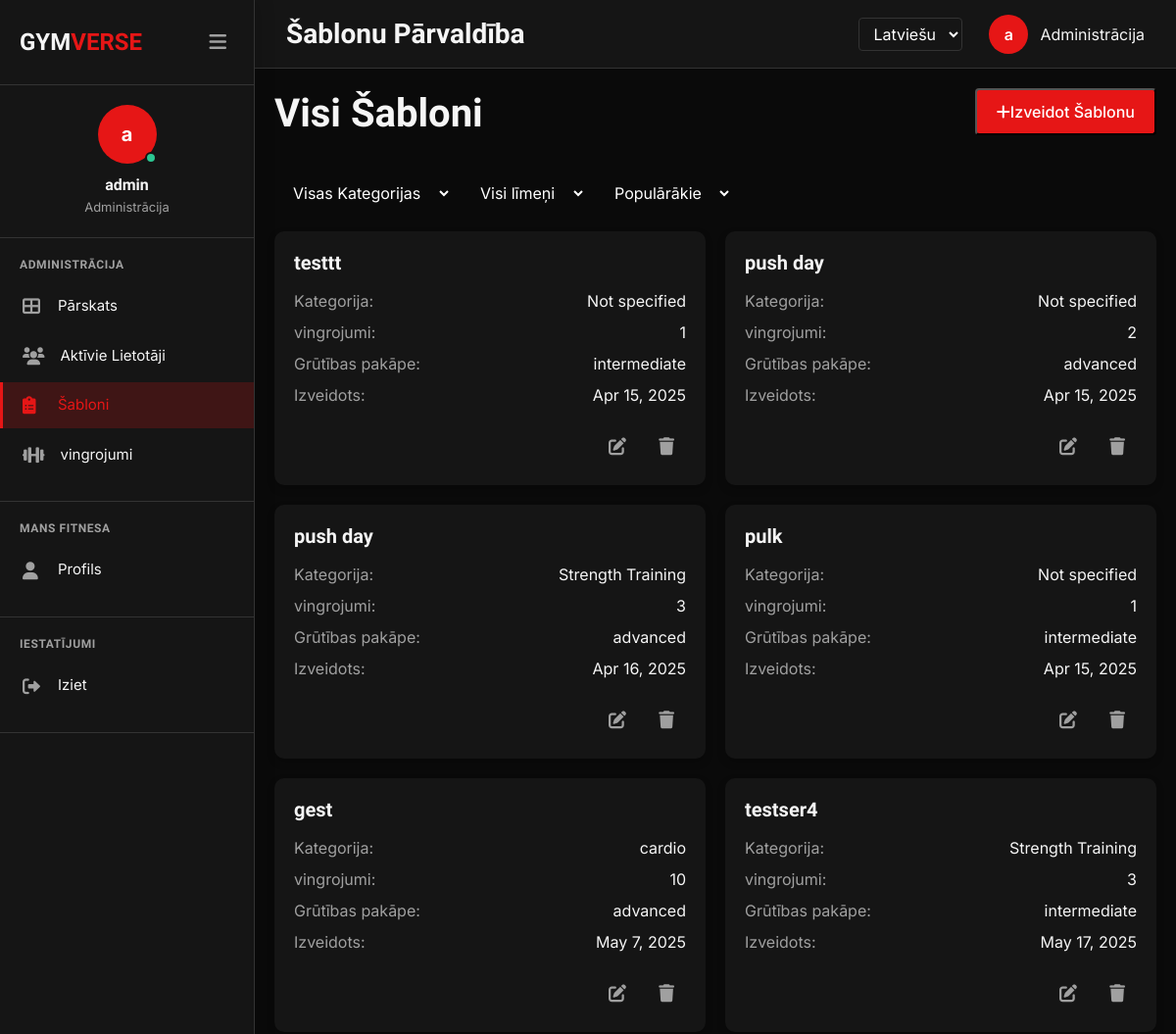
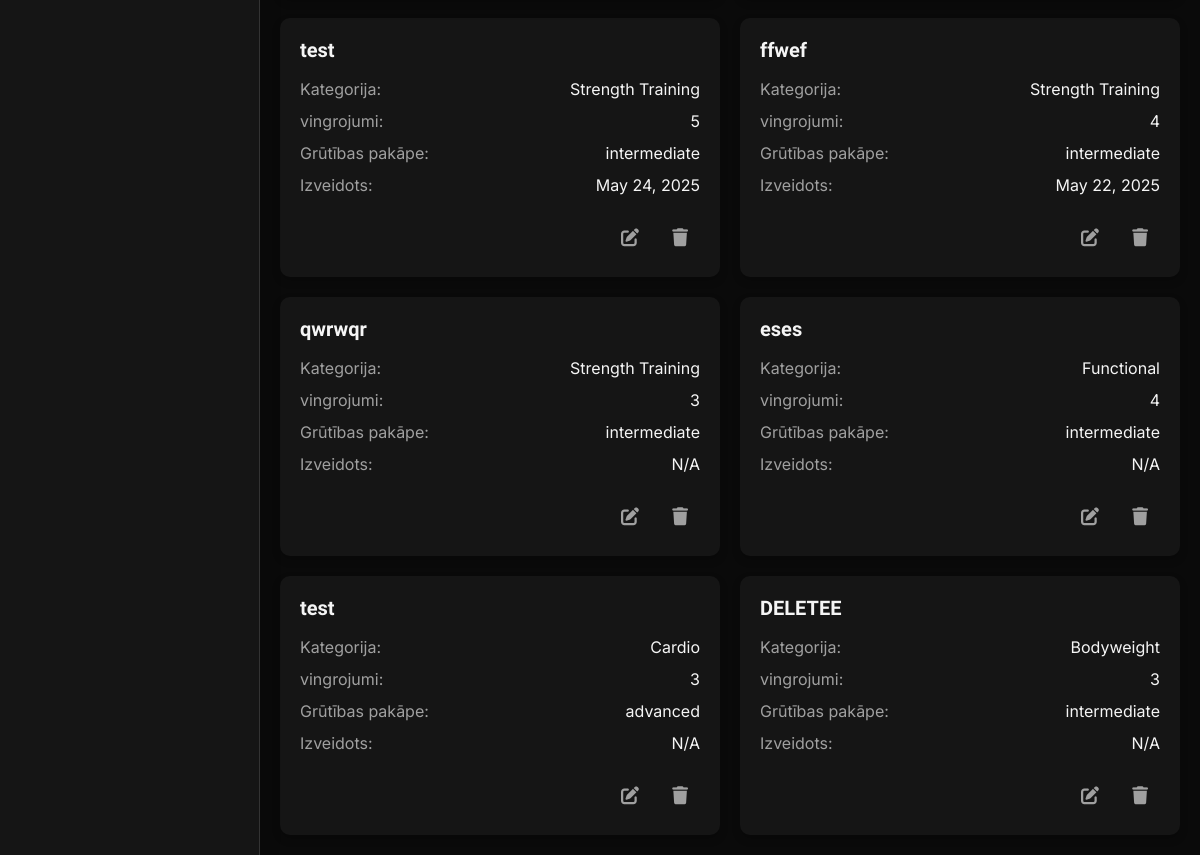
/admin/templates/index.php (signed in), run on the app's committed database (2 pictures, top to bottom).
### tables this page shows
CREATE TABLE `workout_templates` (
  `id` int NOT NULL,
  `name` varchar(255) NOT NULL,
  `description` text,
  `difficulty` varchar(50) DEFAULT NULL,
  `estimated_time` int DEFAULT NULL,
  `rest_time` float DEFAULT '1',
  `category` varchar(50) DEFAULT NULL,
  `user_id` int DEFAULT NULL,
  `created_at` datetime DEFAULT NULL,
  `updated_at` datetime DEFAULT NULL
);

### profile/languages.php (called while the page is built, shortened)
<?php
function t($key, $lang = null) {
    global $translations;
    if ($lang === null) {
        $lang = $_SESSION["language"] ?? 'en';
    }
    return $translations[$lang][$key] ?? $key;
}

### admin/templates/index.php (the view, shortened to what this page needs)
<?php
require_once dirname(__DIR__, 2) . '/assets/db_connection.php';
require_once dirname(__DIR__, 2) . '/profile/languages.php';
$templates_query = "SELECT wt.*,
                    COUNT(DISTINCT w.user_id) as user_count,
                    (SELECT COUNT(*) FROM workout_template_exercises WHERE workout_template_id = wt.id) as exercise_count
                    FROM workout_templates wt
                    LEFT JOIN workouts w ON wt.id = w.template_id
                    INNER JOIN users u ON wt.user_id = u.id
                    INNER JOIN user_roles ur ON u.id = ur.user_id
                    WHERE ur.role_id = 5
                    GROUP BY wt.id
                    ORDER BY user_count DESC";
$templates_result = $conn->query($templates_query);
$bodyClass = "admin-page";
?>
<!DOCTYPE html>
<html lang="<?php echo $_SESSION['language'] ?? 'en'; ?>">
<head>
    <link rel="stylesheet" href="https://cdnjs.cloudflare.com/ajax/libs/font-awesome/6.0.0/css/all.min.css">
    <link rel="stylesheet" href="/assets/css/normalize.css">
    <link rel="stylesheet" href="/assets/css/variables.css">
    <link rel="stylesheet" href="/assets/css/main.css">
    <link rel="stylesheet" href="/assets/css/admin-sidebar.css">
    <link rel="stylesheet" href="/admin/includes/admin-styles.css">
</head>
<body class="<?php echo $bodyClass; ?>">
    <div class="admin-wrapper">
        <?php include '../includes/admin-sidebar.php'; ?>
        <div class="main-content">
            <div class="admin-topbar">
                <h1><?php echo t('template_management'); ?></h1>
                <div class="admin-user">
                    <?php include dirname(__DIR__, 2) . '/includes/language-selector.php'; ?>
                    <div class="admin-avatar"><?php echo substr($_SESSION["username"], 0, 1); ?></div>
                    <span><?php echo t('administration'); ?></span>
                </div>
            </div>
            <div class="templates-container">
                <div class="templates-header">
                    <h2><?php echo t('all_templates'); ?></h2>
                    <button class="create-btn" id="openCreateModal">
                        <i class="fas fa-plus"></i>
                        <?php echo t('create_template'); ?>
                    </button>
                </div>
                <div class="filters">
                    <select class="filter-dropdown" id="categoryFilter">
                        <option value="all"><?php echo t('all_categories'); ?></option>
                    </select>
                    <select class="filter-dropdown" id="difficultyFilter">
                        <option value="all"><?php echo t('all_levels'); ?></option>
                    </select>
                    <select class="filter-dropdown" id="sortFilter">
                        <option value="popular"><?php echo t('most_popular'); ?></option>
                    </select>
                </div>
                <div class="templates-grid">
                    <?php
                    if ($templates_result && $templates_result->num_rows > 0) {
                        while($template = $templates_result->fetch_assoc()) {
                            $created_date = !empty($template['created_at']) ? date('M j, Y', strtotime($template['created_at'])) : 'N/A';
                            $category = !empty($template['category']) ? $template['category'] : 'Not specified';
                            $difficulty = !empty($template['difficulty']) ? $template['difficulty'] : 'Not specified';
                    ?>
                    <div class="template-card" data-id="<?php echo $template['id']; ?>">
                        <h3><?php echo htmlspecialchars($template['name']); ?></h3>
                        <div class="template-info">
                            <div class="template-info-item">
                                <span class="label"><?php echo t('category'); ?>:</span>
                                <span><?php echo htmlspecialchars($category); ?></span>
                            </div>
                            <div class="template-info-item">
                                <span class="label"><?php echo t('exercises'); ?>:</span>
                                <span><?php echo $template['exercise_count']; ?></span>
                            </div>
                            <div class="template-info-item">
                                <span class="label"><?php echo t('difficulty'); ?>:</span>
                                <span><?php echo htmlspecialchars($difficulty); ?></span>
                            </div>
                            <div class="template-info-item">
                                <span class="label"><?php echo t('created'); ?>:</span>
                                <span><?php echo $created_date; ?></span>
                            </div>
                        </div>
                        <div class="template-actions">
                            <div class="action-btn edit-btn" data-action="edit" data-id="<?php echo $template['id']; ?>" title="<?php echo t('edit'); ?>">
                                <i class="fas fa-edit"></i>
                            </div>
                            <div class="action-btn delete-btn" data-action="delete" data-id="<?php echo $template['id']; ?>" title="<?php echo t('delete'); ?>">
                                <i class="fas fa-trash"></i>
                            </div>
                        </div>
                    </div>
                    <?php
                        }
                    } else {
                    ?>
                    <div class="empty-state">
                        <p><?php echo t('no_templates_found'); ?>. <?php echo t('click_create_template'); ?></p>
                    </div>
                    <?php } ?>
                </div>
            </div>
        </div>
    </div>
</body>
</html>

### admin/includes/admin-sidebar.php (shortened to what this page needs)
<?php
$current_file = basename($_SERVER['PHP_SELF']);
$current_dir = basename(dirname($_SERVER['PHP_SELF']));
$current_path = dirname($_SERVER['PHP_SELF']);
function isActive($page, $current_file, $current_dir = '') {
    global $current_path;
    if ($page === 'index.php' && $current_file === 'index.php') {
        return $current_path === '/admin' ? 'active' : '';
    }
    if ($page === $current_file && empty($current_dir)) {
        return 'active';
    }
    return '';
}
?>
<div class="admin-sidebar">
    <div class="brand-section">
        <a href="/admin/index.php" class="brand">
            <span class="brand-text">GYM<span class="highlight">VERSE</span></span>
        </a>
        <button class="sidebar-toggle">
            <i class="fas fa-bars"></i>
        </button>
    </div>
    <div class="user-profile">
        <div class="profile-avatar">
            <div class="avatar-text"><?php echo substr($_SESSION["username"], 0, 1); ?></div>
            <div class="status-dot online"></div>
        </div>
        <div class="profile-info">
            <h3><?php echo $_SESSION["username"]; ?></h3>
            <p><?php echo t('administration'); ?></p>
        </div>
    </div>
    <div class="sidebar-section">
        <h4 class="section-header"><?php echo t('administration'); ?></h4>
        <ul class="sidebar-nav">
            <li class="nav-item <?php echo isActive('index.php', $current_file); ?>">
                <a href="/admin/index.php" class="nav-link">
                    <i class="fas fa-th-large"></i>
                    <span><?php echo t('dashboard'); ?></span>
                </a>
            </li>
            <li class="nav-item <?php echo isActive('users', $current_dir); ?>">
                <a href="/admin/users/index.php" class="nav-link">
                    <i class="fas fa-users"></i>
                    <span><?php echo t('active_users'); ?></span>
                </a>
            </li>
            <li class="nav-item <?php echo isActive('templates', $current_dir); ?>">
                <a href="/admin/templates/index.php" class="nav-link">
                    <i class="fas fa-clipboard-list"></i>
                    <span><?php echo t('templates'); ?></span>
                </a>
            </li>
            <li class="nav-item <?php echo isActive('exercises', $current_dir); ?>">
                <a href="/admin/exercises/index.php" class="nav-link">
                    <i class="fas fa-dumbbell"></i>
                    <span><?php echo t('exercises'); ?></span>
                </a>
            </li>
        </ul>
    </div>
    <div class="sidebar-section">
        <h4 class="section-header"><?php echo t('my_fitness'); ?></h4>
        <ul class="sidebar-nav">
            <li class="nav-item">
                <a href="/profile/profile.php" class="nav-link">
                    <i class="fas fa-user"></i>
                    <span><?php echo t('profile'); ?></span>
                </a>
            </li>
        </ul>
    </div>
    <div class="sidebar-section">
        <h4 class="section-header"><?php echo t('settings'); ?></h4>
        <ul class="sidebar-nav">
            <li class="nav-item">
                <a href="/pages/logout.php" class="nav-link">
                    <i class="fas fa-sign-out-alt"></i>
                    <span><?php echo t('logout'); ?></span>
                </a>
            </li>
        </ul>
    </div>
</div>

### includes/language-selector.php (shortened to what this page needs)
<div class="language-selector">
    <form method="POST" action="" id="language-form">
        <select name="language" id="language-select" onchange="this.form.submit()">
            <option value="lv" <?php echo ($_SESSION['language'] === 'lv') ? 'selected' : ''; ?>><?php echo t('latvian'); ?></option>
        </select>
    </form>
</div>

### assets/css/variables.css (style rules this page uses)
:root { --primary: #ff4d4d; --primary-light: #4cc9f0; --primary-dark: #3a56d4; --secondary: #f72585; --secondary-light: #ff5c8a; --success: #06d6a0; --warning: #ffd166; --danger: #ef476f; --info: #2196f3; --dark: #0f0f1a; --dark-card: #1a1a2e; --dark-card-hover: #2a2a2a; --dark-bg: #121212; --gray-dark: #2b2b3d; --gray-light: rgba(255, 255, 255, 0.7); --gray-100: #f5f5f5; --gray-200: #eeeeee; --gray-300: #dddddd; --gray-400: #cccccc; --gray-500: #aaaaaa; --gray-600: #888888; --gray-700: #666666; --gray-800: #444444; --gray-900: #222222; --text-light: #ffffff; --text-gray: #a0a0a0; --text-muted: #707070; --text-primary: #e0e0e0; --text-secondary: #a0a0a0; --gradient-blue: linear-gradient(135deg, var(--primary-dark), var(--primary-light)); --gradient-purple: linear-gradient(135deg, #9d4edd, #c77dff); --gradient-pink: linear-gradient(135deg, var(--secondary), var(--secondary-light)); --gradient-green: linear-gradient(135deg, var(--success), #64dfdf); --gradient-orange: linear-gradient(135deg, #fb8500, #ffb703); --font-family-base: 'Inter', -apple-system, BlinkMacSystemFont, 'Segoe UI', Roboto, Oxygen, Ubuntu, Cantarell, 'Open Sans', 'Helvetica Neue', sans-serif; --font-family-heading: 'Koulen', 'Inter', sans-serif; --font-family-mono: SFMono-Regular, Menlo, Monaco, Consolas, "Liberation Mono", "Courier New", monospace; --font-size-xs: 0.75rem; --font-size-sm: 0.875rem; --font-size-base: 1rem; --font-size-lg: 1.125rem; --font-size-xl: 1.25rem; --font-size-2xl: 1.5rem; --font-size-3xl: 1.875rem; --font-size-4xl: 2.25rem; --font-size-5xl: 3rem; --font-size-6xl: 4rem; --font-weight-light: 300; --font-weight-normal: 400; --font-weight-medium: 500; --font-weight-semibold: 600; --font-weight-bold: 700; --line-height-none: 1; --line-height-tight: 1.25; --line-height-snug: 1.375; --line-height-normal: 1.5; --line-height-relaxed: 1.625; --line-height-loose: 2; --letter-spacing-tighter: -0.05em; --letter-spacing-tight: -0.025em; --letter-spacing-normal: 0; --letter-spacing-wide: 0.025em; --letter-spacing-wider: 0.05em; --letter-spacing-widest: 0.1em; --space-xs: 0.25rem; --space-sm: 0.5rem; --space-md: 1rem; --space-lg: 1.5rem; --space-xl: 2rem; --space-2xl: 2.5rem; --space-3xl: 3rem; --space-4xl: 4rem; --space-5xl: 6rem; --sidebar-width: 280px; --header-height: 80px; --footer-height: auto; --container-max-width: 1200px; --container-padding: var(--space-md); --border-radius-sm: 0.25rem; --border-radius-md: 0.375rem; --border-radius-lg: 0.5rem; --border-radius-xl: 1rem; --border-radius-2xl: 1.5rem; --border-radius-full: 9999px; --border-width-thin: 1px; --border-width-medium: 2px; --border-width-thick: 3px; --border-color: rgba(255, 255, 255, 0.1); --shadow-sm: 0 4px 6px rgba(0, 0, 0, 0.1); --shadow-md: 0 10px 20px rgba(0, 0, 0, 0.15); --shadow-lg: 0 10px 25px rgba(0, 0, 0, 0.2); --shadow-xl: 0 20px 25px -5px rgba(0, 0, 0, 0.1), 0 10px 10px -5px rgba(0, 0, 0, 0.04); --shadow-2xl: 0 25px 50px -12px rgba(0, 0, 0, 0.25); --shadow-inner: inset 0 2px 4px 0 rgba(0, 0, 0, 0.06); --z-index-dropdown: 1000; --z-index-sticky: 1020; --z-index-fixed: 1030; --z-index-modal-backdrop: 1040; --z-index-modal: 1050; --z-index-popover: 1060; --z-index-tooltip: 1070; --transition: all 0.3s cubic-bezier(0.25, 0.8, 0.25, 1); --transition-fast: 0.15s ease; --transition-base: 0.3s ease; --transition-slow: 0.5s ease; --button-padding-y: 0.75rem; --button-padding-x: 1.5rem; --button-font-size: var(--font-size-base); --button-font-weight: var(--font-weight-medium); --button-border-radius: var(--border-radius-md); --button-focus-width: 0.2rem; --input-padding-y: 0.75rem; --input-padding-x: 1rem; --input-font-size: var(--font-size-base); --input-line-height: var(--line-height-normal); --input-border-width: 1px; --input-border-radius: var(--border-radius-md); --input-focus-border-color: var(--primary); --input-focus-box-shadow: 0 0 0 0.2rem rgba(67, 97, 238, 0.25); --card-border-width: 0; --card-border-radius: var(--border-radius-lg); --card-padding: var(--space-lg); --card-bg: var(--dark-card); --card-shadow: var(--shadow-md); }

### includes/language-selector.php (style rules this page uses)
.language-selector { margin: 0 15px; }
.language-selector select { background-color: var(--dark-bg-surface); color: white; border: 1px solid var(--border-color); border-radius: 4px; padding: 5px 10px; cursor: pointer; }

### data on the page
workout_templates: name "testtt", category "Not specified", exercise_count "1", difficulty "intermediate", created_at "Apr 15, 2025"
workout_templates: name "push day", category "Not specified", exercise_count "2", difficulty "advanced", created_at "Apr 15, 2025"
workout_templates: name "push day", category "Strength Training", exercise_count "3", difficulty "advanced", created_at "Apr 16, 2025"
workout_templates: name "pulk", category "Not specified", exercise_count "1", difficulty "intermediate", created_at "Apr 15, 2025"
workout_templates: name "gest", category "cardio", exercise_count "10", difficulty "advanced", created_at "May 7, 2025"
workout_templates: name "testser4", category "Strength Training", exercise_count "3", difficulty "intermediate", created_at "May 17, 2025"
workout_templates: name "test", category "Strength Training", exercise_count "5", difficulty "intermediate", created_at "May 24, 2025"
workout_templates: name "ffwef", category "Strength Training", exercise_count "4", difficulty "intermediate", created_at "May 22, 2025"
workout_templates: name "qwrwqr", category "Strength Training", exercise_count "3", difficulty "intermediate", created_at "N/A"
workout_templates: name "eses", category "Functional", exercise_count "4", difficulty "intermediate", created_at "N/A"
workout_templates: name "test", category "Cardio", exercise_count "3", difficulty "advanced", created_at "N/A"
workout_templates: name "DELETEE", category "Bodyweight", exercise_count "3", difficulty "intermediate", created_at "N/A"

### other printed values
substr($_SESSION["username"], 0, 1) "a"
$_SESSION["username"] "admin"
t('administration') "Administrācija"
t('administration') "ADMINISTRĀCIJA"
t('dashboard') "Pārskats"
t('active_users') "Aktīvie Lietotāji"
t('templates') "Šabloni"
t('exercises') "vingrojumi"
t('my_fitness') "MANS FITNESA"
t('profile') "Profils"
t('settings') "IESTATĪJUMI"
t('logout') "Iziet"
t('template_management') "Šablonu Pārvaldība"
t('all_templates') "Visi Šabloni"
t('create_template') "Izveidot Šablonu"
